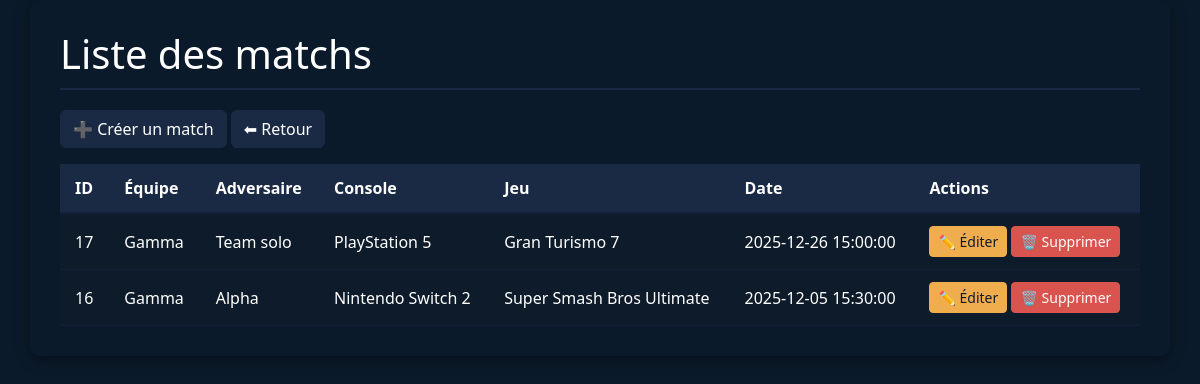
The app's page /index_ad.php with its own data.
### tables this page shows
CREATE TABLE `matches` (
  `id` int NOT NULL,
  `team_id` int NOT NULL,
  `opponent` varchar(150) DEFAULT NULL,
  `console_id` int NOT NULL,
  `game_id` int NOT NULL,
  `match_date` datetime DEFAULT NULL,
  `created_at` timestamp NULL DEFAULT CURRENT_TIMESTAMP
);

CREATE TABLE `teams` (
  `id` int NOT NULL,
  `name` varchar(100) NOT NULL
);

CREATE TABLE `consoles` (
  `id` int NOT NULL,
  `name` varchar(100) NOT NULL
);

CREATE TABLE `games` (
  `id` int NOT NULL,
  `console_id` int NOT NULL,
  `name` varchar(150) NOT NULL
);

### index_ad.php (the view, shortened to what this page needs)
<?php
require_once __DIR__ . '/config_admin_DB.php';
$stmt = $pdo->query("
    SELECT m.id, t.name AS team_name, c.name AS console_name, g.name AS game_name,
           m.opponent, m.match_date, m.created_at
    FROM matches m
    JOIN teams t ON m.team_id = t.id
    JOIN consoles c ON m.console_id = c.id
    JOIN games g ON m.game_id = g.id
    ORDER BY m.created_at DESC
");
$matches = $stmt->fetchAll();
?>
<!doctype html>
<html lang="fr">
<head>
  <link href="https://cdn.jsdelivr.net/npm/bootstrap@5.3.0/dist/css/bootstrap.min.css" rel="stylesheet">
</head>
<body>
  <div class="container">
    <h1>Liste des matchs</h1>
    <a href="create_match_admin.php" class="btn btn-primary mb-3">➕ Créer un match</a>
	<a href="admin.php" class="btn btn-primary mb-3">⬅ Retour</a>
    <table>
      <thead>
        <tr>
          <th>ID</th>
          <th>Équipe</th>
          <th>Adversaire</th>
          <th>Console</th>
          <th>Jeu</th>
          <th>Date</th>
          <th>Actions</th>
        </tr>
      </thead>
      <tbody>
      <?php foreach($matches as $m): ?>
        <tr>
          <td data-label="ID"><?= htmlspecialchars($m['id']) ?></td>
          <td data-label="Équipe"><?= htmlspecialchars($m['team_name']) ?></td>
          <td data-label="Adversaire"><?= htmlspecialchars($m['opponent'] ?? '-') ?></td>
          <td data-label="Console"><?= htmlspecialchars($m['console_name']) ?></td>
          <td data-label="Jeu"><?= htmlspecialchars($m['game_name']) ?></td>
          <td data-label="Date"><?= $m['match_date'] ? htmlspecialchars($m['match_date']) : '-' ?></td>
          <td data-label="Actions">
            <a href="edit_match.php?id=<?= $m['id'] ?>" class="btn btn-sm btn-warning">✏️ Éditer</a>
            <a href="delete_match.php?id=<?= $m['id'] ?>" class="btn btn-sm btn-danger"
               onclick="return confirm('Supprimer ce match ?');">🗑️ Supprimer</a>
          </td>
        </tr>
      <?php endforeach; ?>
      </tbody>
    </table>
  </div>
</body>
</html>

### index_ad.php (style rules this page uses)
body { background-color: #0b1a2a; color: #ffffff; font-family: 'Segoe UI', Tahoma, Geneva, Verdana, sans-serif; }
h1 { color: #ffffff; margin-bottom: 20px; border-bottom: 2px solid #1b2a44; padding-bottom: 10px; }
.container { padding: 30px; background-color: #0b1a2a; border-radius: 10px; box-shadow: 0 4px 15px rgba(0,0,0,0.4); }
table { width: 100%; border-collapse: collapse; color: #ffffff; }
thead { background-color: #1b2a44; }
thead th { padding: 12px 15px; border-bottom: 2px solid #14203b; }
tbody tr { background-color: #0d1b2a; border-bottom: 1px solid #14203b; transition: background-color 0.2s; }
tbody td { padding: 12px 15px; vertical-align: middle; }
.btn-primary { background-color: #1b2a44; border-color: #1b2a44; color: #ffffff; }
.btn-warning { background-color: #f0ad4e; border-color: #f0ad4e; color: #0d1b2a; }
.btn-danger { background-color: #d9534f; border-color: #d9534f; color: #ffffff; }
a { text-decoration: none; }

### records on screen
matches: id "17", team.name "Gamma", opponent "Team solo", console.name "PlayStation 5", game.name "Gran Turismo 7", match_date "2025-12-26 15:00:00"
matches: id "16", team.name "Gamma", opponent "Alpha", console.name "Nintendo Switch 2", game.name "Super Smash Bros Ultimate", match_date "2025-12-05 15:30:00"
